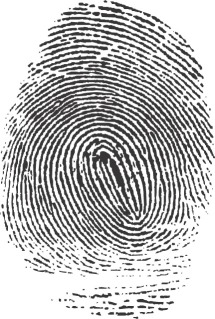
#> input picture fingerprint_samples/fingerprint_01.jpg, 215 x 319 px
$ python test_zhang_suenDB.py
#> lines starting #> are read from the running program, lines starting #| are printed output that depends on the picture; after the words box and inside, x2 and y2 are one past the last pixel; in counts of white or black regions, pixels touching at a corner belong together
### preprocessing.py
"""
Program Name: Preprocessing
Author: Clarence Navarro
Description: This module is responsible for preprocessing fingerprint images to prepare them for skeletonisation.
It does the following:
    1. Converts the image to grayscale.
    2. Resizes the image to a standard size.
    3. Improves contrast between foreground (ridges) and background by applying histogram equalization.
    4. Applies a small blur to reduce noise.
    5. Convert image to black and white.
    6. Removes small noise and fills minor gaps. DISABLED FOR NOW AS IT IS NOT WORKING WELL
    7. Removes small disconnected white regions not part of fingerprint ridges.
Output: Binary image with white fingerprint ridges and a black background
Date: 10/10/2026
"""

import cv2
import numpy as np

# Change INVERT to true if the original image has light ridges on dark background.
INVERT = False


def load_grayscale(path):
    """
    Method loads an image and converts it to grayscale.
    Returns the converted image.
    """
#> called with path = 'fingerprint_samples/fingerprint_01.jpg'

    # 1. Convert the fingerprint image to grayscale
    image = cv2.imread(path, cv2.IMREAD_GRAYSCALE)

    if image is None:
        raise ValueError("Could not read image: " + str(path))

    return image


def preprocess(image):
    """
    Preprocesses the fingerprint image to prepare it for skeletonisation.
    Returns a binary image with white ridges and black background
    """

    # 2. Resize the image to a standard size
    scale = 500 / max(image.shape)

    image = cv2.resize(
        image, None, fx=scale, fy=scale, interpolation=cv2.INTER_AREA
    )
#> image: shape (500, 337)

    # 3. Improve contrast between fingerprint ridges and background
    clahe = cv2.createCLAHE(
        clipLimit=2.0, tileGridSize=(8, 8)
    )

    image = clahe.apply(image)

    # 4. Apply a small blur to reduce image noise
    image = cv2.GaussianBlur(image, (3, 3), 0)

    # 5. Convert grayscale image to black and white
    if INVERT:
        threshold_mode = cv2.THRESH_BINARY
    else:
        threshold_mode = cv2.THRESH_BINARY_INV

    binary = cv2.adaptiveThreshold(image, 255,cv2.ADAPTIVE_THRESH_GAUSSIAN_C, threshold_mode, 15, 2)
#> binary: shape (500, 337); 35% white; 489 white regions (223 under 20 px), largest, box (x1, y1, x2, y2) and area: (60, 171, 247, 391) 10561, (59, 178, 177, 392) 2720, (12, 138, 286, 367) 2709

    # 6. Remove small noise and fill minor gaps
    # kernel = np.ones((3, 3), np.uint8)

    # binary = cv2.morphologyEx(
    #     # Remove small noise
    #     binary, cv2.MORPH_OPEN, kernel
    # )

    # binary = cv2.morphologyEx(
    #     # Fill minor gaps
    #     binary, cv2.MORPH_CLOSE, kernel
    # )

    # # 6. Remove small disconnected white regions
    count, labels, stats, _ = cv2.connectedComponentsWithStats(binary)
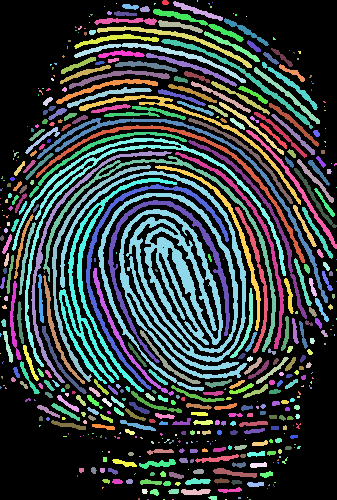
#> labels: shape (500, 337) int32; 490 distinct labels, from 0 to 489; one colour per label, 0 black
#> count = 490; stats = 490 rows, first 6: [0, 0, 337, 500, 109452], [162, 0, 7, 5, 29], [173, 1, 50, 20, 239], [197, 0, 1, 2, 2], [116, 3, 1, 1, 1], [154, 3, 2, 2, 3]
    minimum_area = 10 # Minimum area threshold for connected components

    # Start from 1 to skip the background label (0)
    for component in range(1, count):
        area = stats[component, cv2.CC_STAT_AREA]

        # Set small components to background
        if area < minimum_area:
            binary[labels == component] = 0
#> this loop made 489 passes
#> area on passes 1, 2, 8: 29, 239, 69
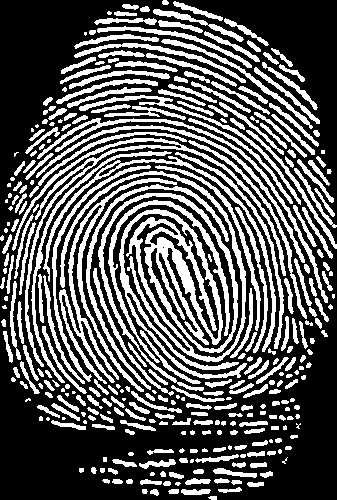
#> binary: shape (500, 337); 34.8% white; 329 white regions (63 under 20 px), largest, box (x1, y1, x2, y2) and area: (60, 171, 247, 391) 10561, (59, 178, 177, 392) 2720, (12, 138, 286, 367) 2709

    return binary

### algorithms/zhang_suen.py
"""
Program Name: Zhang-Suen Algorithm
Author: Clarence Navarro
Description: This module implements the Zhang-Suen thinning algorithm for skeletonisation of binary images.
It uses two alternating passes to check the eight neighbours of each foreground pixel and removes eligible boundary pixels.
This repeats until no more pixels can be removed. In the end, the output is a thin 1 pixel wide skeleton aimed at preserving the original
structure of the fingerprint ridges.
Date: 10/10/2026
"""
import numpy as np

def zhang_suen_thinning(binary_img: np.ndarray) -> np.ndarray:
    """
    Performs Zhang-Suen thinning on binary image.
    The input binary image has foreground pixel ridges represented by 255 and background pixels represented by 0.
    Returns a skeletonised image with the same dimensions and format.
    """
    # Convert to binary for processing
    image = (binary_img > 0).astype(np.uint8)
    height, width = image.shape

    # Flag to track if any pixels are removed during an iteration
    changed = True

    # Continue iterating until no more pixels are removed
    while changed:

        # Reset flag at the start of each iteration
        changed = False

        # List for pixels marked for removal in each pass
        pixels_to_rem_p1 = []
        pixels_to_rem_p2 = []

        # Pass 1 of the algorithm to visit each pixel and check conditions for removal
        for row in range(1, height - 1):
            for col in range(1, width - 1):

                # Skip background pixels
                if  image[row, col] == 0:
                    continue

                # Store the 8 neighbors in clockwise order
                neighbors = [
                    image[row - 1, col],        # P2 - North
                    image[row - 1, col + 1],    # P3 - Northeast
                    image[row, col + 1],        # P4 - East
                    image[row + 1, col + 1],    # P5 - Southeast
                    image[row + 1, col],        # P6 - South
                    image[row + 1, col - 1],    # P7 - Southwest
                    image[row, col - 1],        # P8 - West
                    image[row - 1, col - 1]     # P9 - Northwest
                ]

                # Count the number of foreground (1) neighbors present
                fg_nbrs = sum(neighbors)

                # Condition 1: fg_nbrs must be between 2 and 6
                if 2 <= fg_nbrs <= 6:

                    # Condition 2: Count the 0 to 1 transitions between neighbors
                    fg_trans_count = 0

                    for i in range(len(neighbors)):

                        # Check current neighbor, modulo used to go back to the first neighbor after the last
                        current = neighbors[i]
                        next_pixel = neighbors[(i + 1) % len(neighbors)]

                        # Increment counter for each 0 to 1 transition
                        if current == 0 and next_pixel == 1:
                            fg_trans_count += 1

                    # Conditions 3 and 4: Check the required neighbor combinations for Pass 1
                    if (fg_trans_count == 1
                            and neighbors[0] * neighbors[2] * neighbors[4] == 0
                            and neighbors[2] * neighbors[4] * neighbors[6] == 0):

                        # Mark pixel for removal if all conditions met
                        pixels_to_rem_p1.append((row, col))

        # Remove marked pixels after scan is complete
        for row, col in pixels_to_rem_p1:
            image[row, col] = 0

        # Pass 2
        for row in range(1, height - 1):
            for col in range(1, width - 1):

                # Skip background pixels
                if  image[row, col] == 0:
                    continue

                # Store the 8 neighbors in clockwise order
                neighbors = [
                    image[row - 1, col],        # P2 - North
                    image[row - 1, col + 1],    # P3 - Northeast
                    image[row, col + 1],        # P4 - East
                    image[row + 1, col + 1],    # P5 - Southeast
                    image[row + 1, col],        # P6 - South
                    image[row + 1, col - 1],    # P7 - Southwest
                    image[row, col - 1],        # P8 - West
                    image[row - 1, col - 1]     # P9 - Northwest
                ]

                # Count the number of foreground (1) neighbors present
                fg_nbrs = sum(neighbors)

                # Condition 1: fg_nbrs must be between 2 and 6
                if 2 <= fg_nbrs <= 6:

                    # Condition 2: Count the transitions from 0 to 1 between neighbors
                    fg_trans_count = 0

                    for i in range(len(neighbors)):

                        # Check current neighbor, modulo used to go back to the first neighbor after the last
                        current = neighbors[i]
                        next_pixel = neighbors[(i + 1) % len(neighbors)]

                        # Increment counter for each 0 to 1 transition
                        if current == 0 and next_pixel == 1:
                            fg_trans_count += 1

                    # Conditions 3 and 4: Check the required neighbor combinations for Pass 2
                    if (fg_trans_count == 1
                        and neighbors[0] * neighbors[2] * neighbors[6] == 0
                        and neighbors[0] * neighbors[4] * neighbors[6] == 0):

                        # Mark pixel for removal if all conditions met
                        pixels_to_rem_p2.append((row, col))

        # Remove marked pixels after scan is complete
        for row, col in pixels_to_rem_p2:
            image[row, col] = 0

        # If any pixels were marked for removal in either pass, set changed to True
        if pixels_to_rem_p1 or pixels_to_rem_p2:
            changed = True
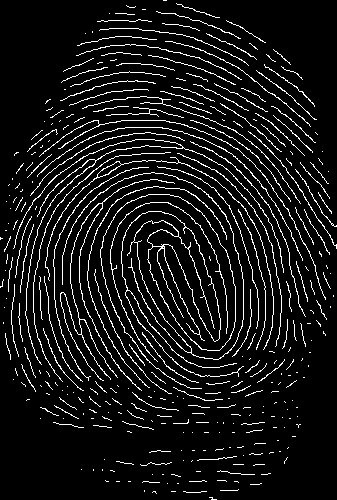
#> image: shape (500, 337); values 0 (black) and 1 (white), 8.4% white in thin lines or dots

    # Convert back to original format: ridges = 255, background = 0 for return
    skeleton = (image * 255).astype(np.uint8)
#> skeleton: shape (500, 337); 8.4% white in thin lines or dots
    return skeleton

### database.py
"""
Program Name: Database (JSON storage layer)
Author: Damisola Talabi
Description: JSON-backed storage for fingerprints, minutiae, matching results,
             and performance metrics. Replaces an earlier SQL design because
             JSON requires no server, is collab-friendly in git, and is
             appropriate for this project's small data volume.
Date: 18/10/2026
"""
import json
import os
from datetime import datetime

DATA_DIR = "imgDATA"  # Directory to store JSON files

# One file per category — keeps writes small and git diffs readable.
_FILES = {
    "fingerprints": os.path.join(DATA_DIR, "fingerprints.json"),
    "minutiae":     os.path.join(DATA_DIR, "minutiae.json"),
    "results":      os.path.join(DATA_DIR, "results.json"),
    "metrics":      os.path.join(DATA_DIR, "metrics.json"),
}


def _ensure_initialised():
    """Create the data directory and empty JSON files if they don't exist."""
    os.makedirs(DATA_DIR, exist_ok=True)
    for key, path in _FILES.items():
        if not os.path.exists(path):
            with open(path, "w") as f:
                json.dump({key: []}, f, indent=2)


def _load(category):
    """Read a category's JSON file and return the list of records."""
    _ensure_initialised()
    with open(_FILES[category], "r") as f:
#> (reads imgDATA/fingerprints.json from the repository)
        return json.load(f)[category]


def _save(category, records):
    """Write the list of records back to the category's JSON file."""
    with open(_FILES[category], "w") as f:
        json.dump({category: records}, f, indent=2)


# Fingerprints
# -------------------
# [14 lines left out: function add_fingerprint, not called in this run]


def get_fingerprint(fingerprint_id):
    """Return a fingerprint record by ID, or None."""
    for r in _load("fingerprints"):
        if r["fingerprint_id"] == fingerprint_id:
            return r
    return None

def get_all_fingerprints():
    """Return every fingerprint record."""
    return _load("fingerprints")


# [8 lines left out: function find_by_skeleton_filename, not called in this run]

def update_processed_images(fingerprint_id, algorithm, binarised=None, skeletonised=None):
    """Attach algorithm-specific processed image paths."""
    records = _load("fingerprints")
    for r in records:
        if r["fingerprint_id"] == fingerprint_id:
            r["processed_images"].setdefault("binarised", {})
            r["processed_images"].setdefault("skeletonised", {})
            if binarised:
                r["processed_images"]["binarised"][algorithm] = binarised
            if skeletonised:
                r["processed_images"]["skeletonised"][algorithm] = skeletonised
            break
    _save("fingerprints", records)


# Minutiae
# ---------------------
def save_minutiae(fingerprint_id, algorithm, features):
    """Store extracted minutiae for a fingerprint.
    features = list of dicts: {type, x, y, orientation_deg}
    """
    records = _load("minutiae")
    records.append({
        "fingerprint_id": fingerprint_id,
        "extracted_at": datetime.now().isoformat(timespec="seconds"),
        "algorithm": algorithm,
        "features": features,
    })
    _save("minutiae", records)


# [6 lines left out: function get_minutiae, not called in this run]


# Matching results
# ----------------------
def save_match_result(query_id, matched_id, similarity_score, algorithm, threshold=0.7):
    """Store a comparison result, including which algorithm produced the skeletons
    and whether the pair is genuine (same subject) or impostor."""
    records = _load("results")

    q = get_fingerprint(query_id)
    m = get_fingerprint(matched_id)
    genuine = bool(q and m and q["subject_id"] == m["subject_id"])

    record = {
        "comparison_id": f"cmp_{len(records) + 1:04d}",
        "query_fingerprint_id": query_id,
        "matched_fingerprint_id": matched_id,
        "algorithm": algorithm,
        "similarity_score": similarity_score,
        "genuine": genuine,
        "match_status": "match" if similarity_score >= threshold else "no_match",
        "compared_at": datetime.now().isoformat(timespec="seconds"),
    }
    records.append(record)
    _save("results", records)
    return record

# Performance metrics
# ---------------------------------
def save_metric(fingerprint_id, algorithm, execution_time_ms, minutiae_count, accuracy=None):
    """Record a performance measurement for one algorithm on one fingerprint."""
    records = _load("metrics")
#> (reads imgDATA/metrics.json from the repository)
    records.append({
        "fingerprint_id": fingerprint_id,
        "algorithm": algorithm,
        "execution_time_ms": execution_time_ms,
        "minutiae_count": minutiae_count,
        "accuracy": accuracy,
        "recorded_at": datetime.now().isoformat(timespec="seconds"),
    })
    _save("metrics", records)


def get_metrics_for_algorithm(algorithm):
    """Return all metrics recorded for a given algorithm."""
    return [m for m in _load("metrics") if m["algorithm"] == algorithm]

# [9 lines left out: function register_output, not called in this run]

### matching.py
"""
Program Name: Matching Algorithm
Author: Justin McGarr
Description:
Date:
"""
import numpy as np
import os
import math
import numpy as np
import cv2
import matplotlib.pyplot as plt
import json
from pathlib import Path

# ----------------------------------------------------------------------------
# Tunable parameters (pixel values assume the size preprocessing resizes to)
# ----------------------------------------------------------------------------
IMAGE_EXTS = (".png", ".jpg", ".jpeg", ".bmp", ".tif", ".tiff")

BORDER_MARGIN = 10        # px: ignore minutiae this close to the print edge
MIN_MINUTIA_DIST = 8      # px: minutiae closer than this are spurs/breaks -> removed
TRACE_STEPS = 10          # px: how far to follow a ridge to get its orientation

HOUGH_ANGLE_BIN = 10      # degrees
HOUGH_POS_BIN = 8         # px
HOUGH_TOP_K = 20           # number of candidate alignments to verify

PAIR_DIST_TOL = 12        # px: max distance for two minutiae to be a pair
PAIR_ANGLE_TOL = 20       # degrees: max orientation difference for a pair

MIN_DENOMINATOR = 12      # stops tiny overlaps from scoring ~100%

_template_cache = {}


# ----------------------------------------------------------------------------
# 1. Minutiae extraction (crossing number method)
# ----------------------------------------------------------------------------
_OFFSETS = [(-1, 0), (-1, 1), (0, 1), (1, 1), (1, 0), (1, -1), (0, -1), (-1, -1)]


def _crossing_number(skel):
    h, w = skel.shape
    s = np.pad(skel.astype(np.int8), 1)
    ring = [s[1 + dy:1 + dy + h, 1 + dx:1 + dx + w] for dy, dx in _OFFSETS]
    cn = np.zeros((h, w), dtype=np.int16)
    for i in range(8):
        cn += np.abs(ring[i] - ring[(i + 1) % 8])
    return cn // 2


def _region_masks(skel):
    """
    Returns (region, safe):
      region - area covered by the print (used for overlap checks)
      safe   - region shrunk by BORDER_MARGIN (minutiae outside are edge artefacts)
    """
    pad = 30
    padded = np.pad(skel.astype(np.uint8), pad)
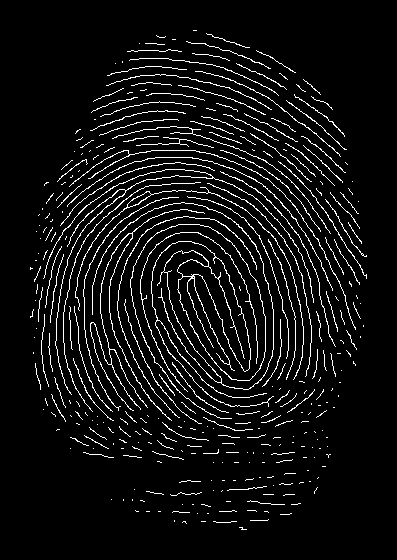
#> padded: shape (560, 397); values 0 (black) and 1 (white), 6.4% white in thin lines or dots, all inside (x1, y1, x2, y2) = (30, 30, 367, 530)
    r = 10
    k_dil = cv2.getStructuringElement(cv2.MORPH_ELLIPSE, (2 * r + 1, 2 * r + 1))
    region = cv2.dilate(padded, k_dil)
#> region: shape (560, 397); values 0 (black) and 1 (white), 64% white; 1 black region, box (x1, y1, x2, y2) and area: (0, 0, 397, 560) 79995
    k_ero = cv2.getStructuringElement(
        cv2.MORPH_ELLIPSE, (2 * (r + BORDER_MARGIN) + 1,) * 2)
    safe = cv2.erode(region, k_ero)
#> safe: shape (560, 397); values 0 (black) and 1 (white), 49% white; 2 white regions (1 under 20 px), largest, box (x1, y1, x2, y2) and area: (42, 43, 354, 517) 109003
    return region[pad:-pad, pad:-pad] > 0, safe[pad:-pad, pad:-pad] > 0


def _neighbours(skel, y, x):
    h, w = skel.shape
    out = []
    for dy, dx in _OFFSETS:
        ny, nx = y + dy, x + dx
        if 0 <= ny < h and 0 <= nx < w and skel[ny, nx]:
            out.append((ny, nx))
    return out


def _trace_angle(skel, y, x, start, steps=TRACE_STEPS):
    """Follow the ridge from (y, x) via `start`; return angle to the end point."""
    visited = {(y, x)}
    visited.update(n for n in _neighbours(skel, y, x) if n != start)
    cur = start
    for _ in range(steps):
        visited.add(cur)
        nxt = [n for n in _neighbours(skel, *cur) if n not in visited]
        if not nxt:
            break
        cur = nxt[0]
    return math.atan2(cur[0] - y, cur[1] - x)


def _ang_diff(a, b):
    """Smallest absolute difference between angles (radians), works on arrays."""
    d = np.abs(a - b) % (2 * np.pi)
    return np.minimum(d, 2 * np.pi - d)


def extract_minutiae(skel, safe):
    """
    Returns an (N, 4) array of [x, y, angle, type]; type 1 = ending, 3 = bifurcation.
    """
    cn = _crossing_number(skel)
    candidates = np.argwhere(skel & safe & ((cn == 1) | (cn == 3)))

    minutiae = []
    for y, x in candidates:
        branches = _neighbours(skel, y, x)
        if not branches:
            continue
        if cn[y, x] == 1:
            angle = _trace_angle(skel, y, x, branches[0])
            minutiae.append([x, y, angle, 1])
        else:
            if len(branches) < 3:
                continue
            angles = np.array([_trace_angle(skel, y, x, b) for b in branches])
            # The "stem" is the branch furthest from the other two
            spread = [sum(_ang_diff(a, o) for o in angles) for a in angles]
            minutiae.append([x, y, float(angles[int(np.argmax(spread))]), 3])

    if not minutiae:
        return np.zeros((0, 4))
    m = np.array(minutiae, dtype=np.float64)

    # Remove spurs / ridge breaks: any minutia with a close neighbour
    d = np.hypot(m[:, None, 0] - m[None, :, 0], m[:, None, 1] - m[None, :, 1])
    np.fill_diagonal(d, np.inf)
    return m[d.min(axis=1) >= MIN_MINUTIA_DIST]


def build_template(skeleton):
    """Skeleton (uint8, ridges = 255) -> dict with minutiae + region mask."""
    skel = np.asarray(skeleton)
    if skel.ndim == 3:
        skel = cv2.cvtColor(skel, cv2.COLOR_BGR2GRAY)
    skel = skel > 127          # tolerant of JPEG artefacts in saved skeletons
    region, safe = _region_masks(skel)
#> region: shape (500, 337) bool; 83.1% white; 6 black regions (2 under 20 px), largest, box (x1, y1, x2, y2) and area: (0, 0, 117, 179) 8367, (0, 363, 177, 500) 8220, (199, 0, 337, 165) 6197, (242, 323, 337, 500) 5626
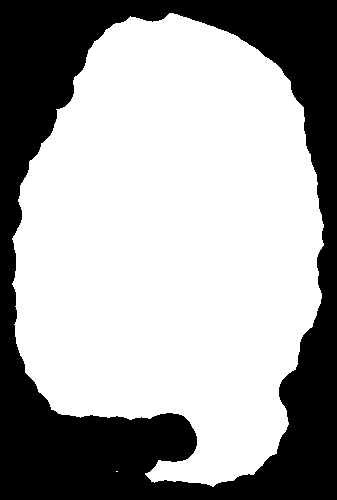
#> safe: shape (500, 337) bool; 64.7% white; 1 black region, box (x1, y1, x2, y2) and area: (0, 0, 337, 500) 59495
    return {"minutiae": extract_minutiae(skel, safe), "region": region}
#> in _crossing_number, `s = np.pad(skel.astype(np.int8), 1)`:
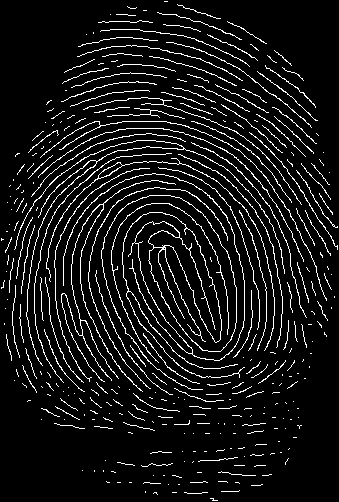
#> s: shape (502, 339) int8; values 0 (black) and 1 (white), 8.4% white in thin lines or dots
#> in _crossing_number, `ring = [s[1 + dy:1 + dy + h, 1 + dx:1 + dx + w] for dy, dx in _OFFSETS]`: ring = 8 items
#> the loop in _crossing_number, `for i in range(8):` made 8 passes
#> pass 1, in _crossing_number, `cn += np.abs(ring[i] - ring[(i + 1) % 8])`:
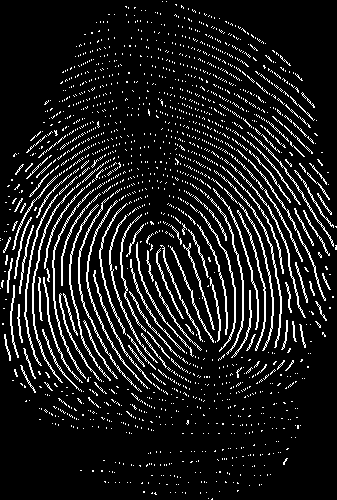
#> cn: shape (500, 337) int16; values 0 (black) and 1 (white), 10.5% white in thin lines or dots
#> (the rest of the program and of its run is left out)
